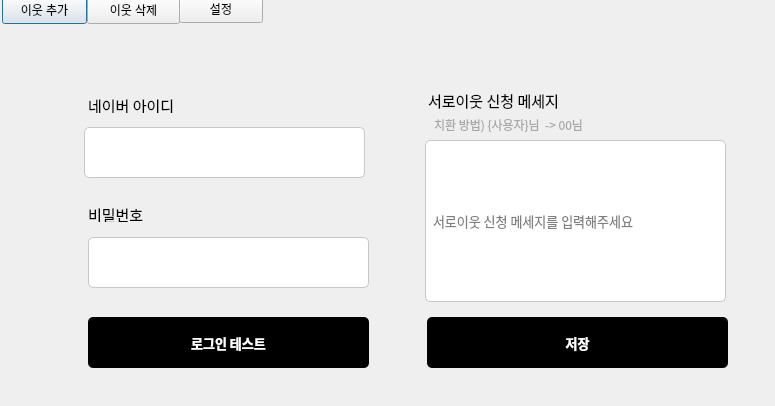
<?xml version="1.0" encoding="UTF-8"?>
<ui version="4.0">
 <class>Dialog</class>
 <widget class="QDialog" name="Dialog">
  <property name="geometry">
   <rect>
    <x>0</x>
    <y>0</y>
    <width>775</width>
    <height>406</height>
   </rect>
  </property>
  <property name="windowTitle">
   <string>Dialog</string>
  </property>
  <widget class="QLabel" name="label_6">
   <property name="geometry">
    <rect>
     <x>88</x>
     <y>207</y>
     <width>64</width>
     <height>15</height>
    </rect>
   </property>
   <property name="sizePolicy">
    <sizepolicy hsizetype="Fixed" vsizetype="Fixed">
     <horstretch>0</horstretch>
     <verstretch>0</verstretch>
    </sizepolicy>
   </property>
   <property name="font">
    <font>
     <family>Spoqa Han Sans Neo</family>
     <pointsize>11</pointsize>
     <weight>50</weight>
     <bold>false</bold>
    </font>
   </property>
   <property name="text">
    <string>비밀번호</string>
   </property>
  </widget>
  <widget class="QPushButton" name="ButtonAdd">
   <property name="geometry">
    <rect>
     <x>2</x>
     <y>-4</y>
     <width>85</width>
     <height>28</height>
    </rect>
   </property>
   <property name="text">
    <string>이웃 추가</string>
   </property>
  </widget>
  <widget class="QLabel" name="label_8">
   <property name="geometry">
    <rect>
     <x>434</x>
     <y>111</y>
     <width>299</width>
     <height>27</height>
    </rect>
   </property>
   <property name="sizePolicy">
    <sizepolicy hsizetype="Fixed" vsizetype="Fixed">
     <horstretch>0</horstretch>
     <verstretch>0</verstretch>
    </sizepolicy>
   </property>
   <property name="font">
    <font>
     <family>Spoqa Han Sans Neo</family>
     <pointsize>9</pointsize>
     <weight>50</weight>
     <bold>false</bold>
    </font>
   </property>
   <property name="styleSheet">
    <string notr="true">color: #a7a7a7;
</string>
   </property>
   <property name="text">
    <string>치환 방법) {사용자}님  -&gt; 00님</string>
   </property>
  </widget>
  <widget class="QLineEdit" name="Pw">
   <property name="geometry">
    <rect>
     <x>88</x>
     <y>237</y>
     <width>281</width>
     <height>51</height>
    </rect>
   </property>
   <property name="sizePolicy">
    <sizepolicy hsizetype="Fixed" vsizetype="Fixed">
     <horstretch>0</horstretch>
     <verstretch>0</verstretch>
    </sizepolicy>
   </property>
   <property name="font">
    <font>
     <family>Spoqa Han Sans Neo</family>
     <pointsize>12</pointsize>
    </font>
   </property>
   <property name="styleSheet">
    <string notr="true">border: 1px solid #C7C7C7;
border-radius: 5px;
background-color : white;
color : black;
padding : 5px;</string>
   </property>
   <property name="text">
    <string/>
   </property>
   <property name="echoMode">
    <enum>QLineEdit::Password</enum>
   </property>
  </widget>
  <widget class="QLabel" name="label_7">
   <property name="geometry">
    <rect>
     <x>428</x>
     <y>87</y>
     <width>175</width>
     <height>27</height>
    </rect>
   </property>
   <property name="sizePolicy">
    <sizepolicy hsizetype="Fixed" vsizetype="Fixed">
     <horstretch>0</horstretch>
     <verstretch>0</verstretch>
    </sizepolicy>
   </property>
   <property name="font">
    <font>
     <family>Spoqa Han Sans Neo</family>
     <pointsize>11</pointsize>
     <weight>50</weight>
     <bold>false</bold>
    </font>
   </property>
   <property name="text">
    <string>서로이웃 신청 메세지</string>
   </property>
  </widget>
  <widget class="QPushButton" name="SaveMessage">
   <property name="geometry">
    <rect>
     <x>427</x>
     <y>317</y>
     <width>301</width>
     <height>51</height>
    </rect>
   </property>
   <property name="sizePolicy">
    <sizepolicy hsizetype="Fixed" vsizetype="Fixed">
     <horstretch>0</horstretch>
     <verstretch>0</verstretch>
    </sizepolicy>
   </property>
   <property name="font">
    <font>
     <family>Spoqa Han Sans Neo Bold</family>
     <pointsize>10</pointsize>
     <weight>75</weight>
     <bold>true</bold>
    </font>
   </property>
   <property name="styleSheet">
    <string notr="true">background-color: black;
border-radius: 5px;
color : white;</string>
   </property>
   <property name="text">
    <string>저장</string>
   </property>
  </widget>
  <widget class="QPushButton" name="LoginTest">
   <property name="geometry">
    <rect>
     <x>88</x>
     <y>317</y>
     <width>281</width>
     <height>51</height>
    </rect>
   </property>
   <property name="sizePolicy">
    <sizepolicy hsizetype="Fixed" vsizetype="Fixed">
     <horstretch>0</horstretch>
     <verstretch>0</verstretch>
    </sizepolicy>
   </property>
   <property name="font">
    <font>
     <family>Spoqa Han Sans Neo Bold</family>
     <pointsize>10</pointsize>
     <weight>75</weight>
     <bold>true</bold>
    </font>
   </property>
   <property name="styleSheet">
    <string notr="true">background-color: black;
border-radius: 5px;
color : white;</string>
   </property>
   <property name="text">
    <string>로그인 테스트</string>
   </property>
  </widget>
  <widget class="QLineEdit" name="Message">
   <property name="geometry">
    <rect>
     <x>425</x>
     <y>140</y>
     <width>301</width>
     <height>162</height>
    </rect>
   </property>
   <property name="sizePolicy">
    <sizepolicy hsizetype="Fixed" vsizetype="Fixed">
     <horstretch>0</horstretch>
     <verstretch>0</verstretch>
    </sizepolicy>
   </property>
   <property name="font">
    <font>
     <family>Spoqa Han Sans Neo</family>
     <pointsize>10</pointsize>
     <weight>50</weight>
     <bold>false</bold>
    </font>
   </property>
   <property name="autoFillBackground">
    <bool>false</bool>
   </property>
   <property name="styleSheet">
    <string notr="true">border: 1px solid #C7C7C7;
border-radius: 5px;
background-color : white;
padding : 0px 5px;</string>
   </property>
   <property name="inputMask">
    <string/>
   </property>
   <property name="text">
    <string/>
   </property>
   <property name="placeholderText">
    <string>서로이웃 신청 메세지를 입력해주세요</string>
   </property>
  </widget>
  <widget class="QPushButton" name="ButtonSetting">
   <property name="geometry">
    <rect>
     <x>179</x>
     <y>-5</y>
     <width>84</width>
     <height>28</height>
    </rect>
   </property>
   <property name="text">
    <string>설정</string>
   </property>
  </widget>
  <widget class="QLineEdit" name="Id">
   <property name="geometry">
    <rect>
     <x>84</x>
     <y>127</y>
     <width>281</width>
     <height>51</height>
    </rect>
   </property>
   <property name="sizePolicy">
    <sizepolicy hsizetype="Fixed" vsizetype="Fixed">
     <horstretch>0</horstretch>
     <verstretch>0</verstretch>
    </sizepolicy>
   </property>
   <property name="font">
    <font>
     <family>Spoqa Han Sans Neo</family>
     <pointsize>12</pointsize>
    </font>
   </property>
   <property name="styleSheet">
    <string notr="true">border: 1px solid #C7C7C7;
border-radius: 5px;
background-color : white;
color : black;
padding : 5px;</string>
   </property>
   <property name="text">
    <string/>
   </property>
  </widget>
  <widget class="QPushButton" name="ButtonDelete">
   <property name="geometry">
    <rect>
     <x>87</x>
     <y>-4</y>
     <width>93</width>
     <height>28</height>
    </rect>
   </property>
   <property name="text">
    <string>이웃 삭제</string>
   </property>
  </widget>
  <widget class="QLabel" name="label_5">
   <property name="geometry">
    <rect>
     <x>88</x>
     <y>97</y>
     <width>126</width>
     <height>16</height>
    </rect>
   </property>
   <property name="sizePolicy">
    <sizepolicy hsizetype="Fixed" vsizetype="Fixed">
     <horstretch>0</horstretch>
     <verstretch>0</verstretch>
    </sizepolicy>
   </property>
   <property name="font">
    <font>
     <family>Spoqa Han Sans Neo</family>
     <pointsize>11</pointsize>
     <weight>50</weight>
     <bold>false</bold>
    </font>
   </property>
   <property name="text">
    <string>네이버 아이디</string>
   </property>
  </widget>
 </widget>
 <resources/>
 <connections/>
</ui>
